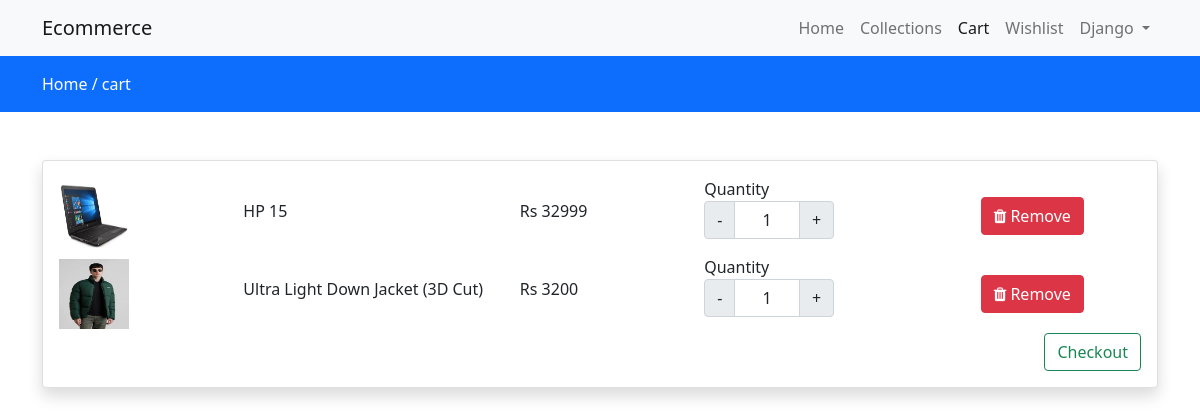
Page /cart (signed in) on the committed database.
### store/models.py (models this page shows, shortened)
class Cart(models.Model):
    user = models.ForeignKey(User, on_delete=models.CASCADE)
    product = models.ForeignKey(Products, on_delete=models.CASCADE)
    product_qty = models.IntegerField(null=False, blank=False)
    created_at = models.DateTimeField(auto_now_add=True)

class Products(models.Model):
    category=models.ForeignKey(Category,on_delete=models.CASCADE)
    product_name=models.CharField(max_length=200,null=False,blank=False)
    slug=models.CharField(max_length=150,null=False,blank=False)
    product_image=models.ImageField(upload_to=get_file_path,null=True,blank=True)
    small_description=models.TextField(max_length=500,null=False,blank=False)
    quantity=models.IntegerField(null=False,blank=False)
    status=models.BooleanField(default=False,help_text="0=default,1=Hidden")
    original_price=models.FloatField(null=False,blank=False)
    selling_price=models.FloatField(null=False,blank=False)
    trending=models.BooleanField(default=False,help_text="0=default,1=Trending")
    tag=models.CharField(max_length=150,null=False,blank=False)
    meta_title=models.CharField(max_length=200,null=False,blank=False)
    meta_keyword=models.CharField(max_length=200,null=False,blank=False)
    meta_description=models.TextField(max_length=500,null=False,blank=False)
    created_at=models.DateTimeField(auto_now_add=True)

### store/controller/cartview.py (the view)
# urls.py: path("cart",cartview.viewcart,name="cart"),
@login_required(login_url='login/')
def viewcart(request):
    cart = Cart.objects.filter(user=request.user)
    context = {'cart':cart}
    return render(request, 'store/cart.html', context)

### store/templates/store/cart.html (shortened to what this page needs)
{% extends 'store/layout/main.html' %}
{% block content %}
<div class="py-3 bg-primary">
    <div class="container">
        <a class="text-white" href="{% url 'home' %}">Home /</a>
        <a class="text-white" href="{% url 'cart' %}">cart</a>
    </div>
</div>
<div class="py-5">
    <div class="container">
        <div class="row">
            <div class="col-md-12">
                <div class="card shadow">
                    <div class="card-body cartdata">
                       {% if cart %}
                        {% for item in cart %}
                        <div class="row product_data">
                            <div class="col-md-2 my-auto">
                                <img src="{{ item.product.product_image.url }}" height="70px" width="70px" alt="Image here">
                            </div>
                            <div class="col-md-3 my-auto">
                                <h6>{{ item.product.product_name }}</h6>
                            </div>
                            <div class="col-md-2 my-auto">
                                <h6>Rs {{ item.product.selling_price | stringformat:'d' }}</h6>
                            </div>
                            <div class="col-md-3 my-auto">
                                {% if item.product.quantity >= item.product_qty %}
                                    <label for="Quantity">Quantity</label>
                                    <div class="input-group text-center mb-3" style="width:130px">
                                        <button class="input-group-text changeQuantity decrement-btn">-</button>
                                        <input type="text" name="quantity" class="form-control qty-input text-center" value="{{ item.product_qty }}">
                                        <button class="input-group-text changeQuantity increment-btn">+</button>
                                    </div>
                                {% else %}
                                    <h6>Out of Stock</h6>
                                {% endif %}
                            </div>
                            <div class="col-md-2 my-auto">
                                <button class="btn btn-danger delete-cart"> <i class="fa fa-trash"></i> Remove</button>
                            </div>
                        </div>
                        {% endfor %}
                        <a href="{% url 'checkout' %}" class="btn btn-outline-success float-end">Checkout</a>
                       {% else %}
                        <h4>Your cart is empty</h4>
                       {% endif %}
                    </div>
                </div>
            </div>
        </div>
    </div>
</div>
{% endblock content %}

### store/templates/store/inc/navbar.html (shortened to what this page needs)
<nav class="navbar navbar-expand-lg navbar-light bg-light">
  <div class="container">
    <a class="navbar-brand" href="#">Ecommerce</a>
    <div class="collapse navbar-collapse" id="navbarNav">
      <ul class="navbar-nav ms-auto">
        <li class="nav-item">
          <a class="nav-link {% if request.resolver_match.url_name == 'home' %} active {% endif %}" aria-current="page" href="{% url 'home' %}">Home</a>
        </li>
        <li class="nav-item">
          <a class="nav-link {% if request.resolver_match.url_name == 'collections' %} active {% endif %}" aria-current="page" href="{% url 'collections' %}">Collections</a>
        </li>
        <li class="nav-item">
          <a class="nav-link {% if request.resolver_match.url_name == 'cart' %} active {% endif %}" aria-current="page" href="{% url 'cart' %}">Cart</a>
        </li>
        <li class="nav-item">
          <a class="nav-link {% if request.resolver_match.url_name == 'wishlist' %} active {% endif %}" aria-current="page" href="{% url 'wishlist' %}">Wishlist</a>
        </li>
        {% if request.user.is_authenticated %}
        <li class="nav-item dropdown">
          <a class="nav-link dropdown-toggle" href="#" id="navbarDropdown" role="button" data-bs-toggle="dropdown" aria-expanded="false">
            {{ request.user }}
          </a>
        {% endif %}
        </ul>
    </div>
  </div>
</nav>

### store/templates/store/layout/main.html (style rules this page uses)
a { text-decoration : none; }

### rows in the picture
Cart: product.product_image (picture), product.product_name "HP 15", product.selling_price "32999", quantity "1"
Cart: product.product_image (picture), product.product_name "Ultra Light Down Jacket (3D Cut)", product.selling_price "3200", quantity "1"

### other values in the picture
{{ request.user }} "Django"
